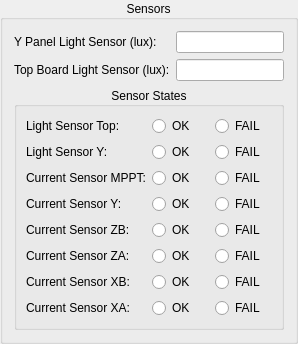
            <widget class="QGroupBox" name="groupBox_7">
             <property name="title">
              <string>Sensors</string>
             </property>
             <property name="alignment">
              <set>Qt::AlignCenter</set>
             </property>
             <layout class="QGridLayout" name="gridLayout_9">
              <item row="1" column="0">
               <widget class="QLabel" name="label_28">
                <property name="text">
                 <string>Top Board Light Sensor (lux):</string>
                </property>
               </widget>
              </item>
              <item row="0" column="0">
               <widget class="QLabel" name="label_27">
                <property name="text">
                 <string>Y Panel Light Sensor (lux):</string>
                </property>
               </widget>
              </item>
              <item row="0" column="1">
               <widget class="QLineEdit" name="SystemInformation_Sensors_YPanelLightSensor_LineEdit"/>
              </item>
              <item row="1" column="1">
               <widget class="QLineEdit" name="SystemInformation_Sensors_TopBoardLightSensor_LineEdit"/>
              </item>
              <item row="2" column="0" colspan="2">
               <widget class="QGroupBox" name="groupBox_11">
                <property name="title">
                 <string>Sensor States</string>
                </property>
                <property name="alignment">
                 <set>Qt::AlignCenter</set>
                </property>
                <layout class="QGridLayout" name="gridLayout_13">
                 <item row="2" column="0">
                  <widget class="QLabel" name="label_37">
                   <property name="text">
                    <string>Current Sensor MPPT:</string>
                   </property>
                  </widget>
                 </item>
                 <item row="6" column="0">
                  <widget class="QLabel" name="label_41">
                   <property name="text">
                    <string>Current Sensor XB:</string>
                   </property>
                  </widget>
                 </item>
                 <item row="4" column="0">
                  <widget class="QLabel" name="label_39">
                   <property name="text">
                    <string>Current Sensor ZB:</string>
                   </property>
                  </widget>
                 </item>
                 <item row="0" column="2">
                  <widget class="QRadioButton" name="Systeminformation_Sensors_States_LightSensorTop_FAIL_RadioButton">
                   <property name="text">
                    <string>FAIL</string>
                   </property>
                   <property name="checkable">
                    <bool>false</bool>
                   </property>
                  </widget>
                 </item>
                 <item row="0" column="0">
                  <widget class="QLabel" name="label_35">
                   <property name="text">
                    <string>Light Sensor Top:</string>
                   </property>
                  </widget>
                 </item>
                 <item row="7" column="0">
                  <widget class="QLabel" name="label_42">
                   <property name="text">
                    <string>Current Sensor XA:</string>
                   </property>
                  </widget>
                 </item>
                 <item row="5" column="0">
                  <widget class="QLabel" name="label_40">
                   <property name="text">
                    <string>Current Sensor ZA:</string>
                   </property>
                  </widget>
                 </item>
                 <item row="1" column="0">
                  <widget class="QLabel" name="label_36">
                   <property name="text">
                    <string>Light Sensor Y:</string>
                   </property>
                  </widget>
                 </item>
                 <item row="3" column="0">
                  <widget class="QLabel" name="label_38">
                   <property name="text">
                    <string>Current Sensor Y:</string>
                   </property>
                  </widget>
                 </item>
                 <item row="0" column="1">
                  <widget class="QRadioButton" name="Systeminformation_Sensors_States_LightSensorTop_OK_RadioButton">
                   <property name="text">
                    <string>OK</string>
                   </property>
                   <property name="checkable">
                    <bool>false</bool>
                   </property>
                  </widget>
                 </item>
                 <item row="1" column="1">
                  <widget class="QRadioButton" name="Systeminformation_Sensors_States_LightSensorY_OK_RadioButton">
                   <property name="text">
                    <string>OK</string>
                   </property>
                   <property name="checkable">
                    <bool>false</bool>
                   </property>
                  </widget>
                 </item>
                 <item row="1" column="2">
                  <widget class="QRadioButton" name="Systeminformation_Sensors_States_LightSensorY_FAIL_RadioButton">
                   <property name="text">
                    <string>FAIL</string>
                   </property>
                   <property name="checkable">
                    <bool>false</bool>
                   </property>
                  </widget>
                 </item>
                 <item row="2" column="1">
                  <widget class="QRadioButton" name="Systeminformation_Sensors_States_CurrentSensorMPPT_OK_RadioButton">
                   <property name="text">
                    <string>OK</string>
                   </property>
                   <property name="checkable">
                    <bool>false</bool>
                   </property>
                  </widget>
                 </item>
                 <item row="2" column="2">
                  <widget class="QRadioButton" name="Systeminformation_Sensors_States_CurrentSensorMPPT_FAIL_RadioButton">
                   <property name="text">
                    <string>FAIL</string>
                   </property>
                   <property name="checkable">
                    <bool>false</bool>
                   </property>
                  </widget>
                 </item>
                 <item row="3" column="1">
                  <widget class="QRadioButton" name="Systeminformation_Sensors_States_CurrentSensorY_OK_RadioButton">
                   <property name="text">
                    <string>OK</string>
                   </property>
                   <property name="checkable">
                    <bool>false</bool>
                   </property>
                  </widget>
                 </item>
                 <item row="3" column="2">
                  <widget class="QRadioButton" name="Systeminformation_Sensors_States_CurrentSensorY_FAIL_RadioButton">
                   <property name="text">
                    <string>FAIL</string>
                   </property>
                   <property name="checkable">
                    <bool>false</bool>
                   </property>
                  </widget>
                 </item>
                 <item row="4" column="1">
                  <widget class="QRadioButton" name="Systeminformation_Sensors_States_CurrentSensorZB_OK_RadioButton">
                   <property name="text">
                    <string>OK</string>
                   </property>
                   <property name="checkable">
                    <bool>false</bool>
                   </property>
                  </widget>
                 </item>
                 <item row="4" column="2">
                  <widget class="QRadioButton" name="Systeminformation_Sensors_States_CurrentSensorZB_FAIL_RadioButton">
                   <property name="text">
                    <string>FAIL</string>
                   </property>
                   <property name="checkable">
                    <bool>false</bool>
                   </property>
                  </widget>
                 </item>
                 <item row="5" column="1">
                  <widget class="QRadioButton" name="Systeminformation_Sensors_States_CurrentSensorZA_OK_RadioButton">
                   <property name="text">
                    <string>OK</string>
                   </property>
                   <property name="checkable">
                    <bool>false</bool>
                   </property>
                  </widget>
                 </item>
                 <item row="5" column="2">
                  <widget class="QRadioButton" name="Systeminformation_Sensors_States_CurrentSensorZA_FAIL_RadioButton">
                   <property name="text">
                    <string>FAIL</string>
                   </property>
                   <property name="checkable">
                    <bool>false</bool>
                   </property>
                  </widget>
                 </item>
                 <item row="6" column="1">
                  <widget class="QRadioButton" name="Systeminformation_Sensors_States_CurrentSensorXB_OK_RadioButton">
                   <property name="text">
                    <string>OK</string>
                   </property>
                   <property name="checkable">
                    <bool>false</bool>
                   </property>
                  </widget>
                 </item>
                 <item row="6" column="2">
                  <widget class="QRadioButton" name="Systeminformation_Sensors_States_CurrentSensorXB_FAIL_RadioButton">
                   <property name="text">
                    <string>FAIL</string>
                   </property>
                   <property name="checkable">
                    <bool>false</bool>
                   </property>
                  </widget>
                 </item>
                 <item row="7" column="1">
                  <widget class="QRadioButton" name="Systeminformation_Sensors_States_CurrentSensorXA_OK_RadioButton">
                   <property name="text">
                    <string>OK</string>
                   </property>
                   <property name="checkable">
                    <bool>false</bool>
                   </property>
                  </widget>
                 </item>
                 <item row="7" column="2">
                  <widget class="QRadioButton" name="Systeminformation_Sensors_States_CurrentSensorXA_FAIL_RadioButton">
                   <property name="text">
                    <string>FAIL</string>
                   </property>
                   <property name="checkable">
                    <bool>false</bool>
                   </property>
                  </widget>
                 </item>
                </layout>
               </widget>
              </item>
             </layout>
            </widget>
